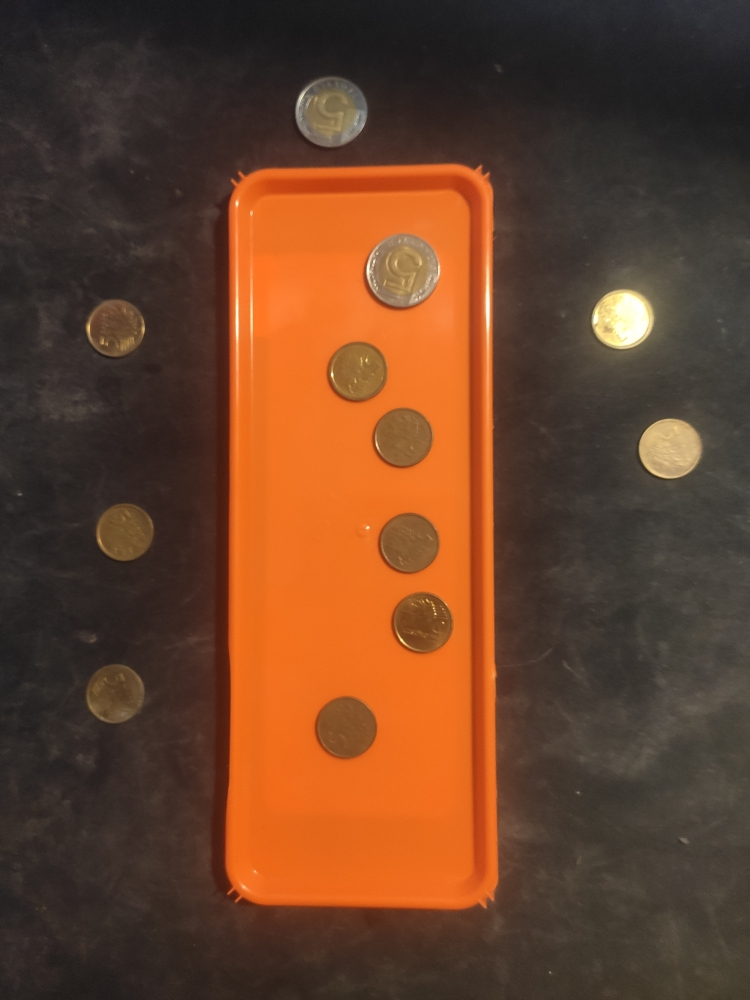
#> input picture tray.jpg, 750 x 1000 px
$ python coin_finder.py
#> lines starting #> are read from the running program, lines starting #| are printed output that depends on the picture; after the words box and inside, x2 and y2 are one past the last pixel; in counts of white or black regions, pixels touching at a corner belong together
import numpy as np
import cv2 as cv

#%%
#import image, blur it, and convert to grayscale colorspace
imgOrignal = cv.imread('tray.jpg', cv.IMREAD_COLOR)
#> imgOrignal is the input picture: shape (1000, 750, 3); mean B, G, R 42.2, 65.8, 104.6
imgBlur = cv.medianBlur(imgOrignal,3)
imgGray = cv.cvtColor(imgBlur,cv.COLOR_BGR2GRAY)
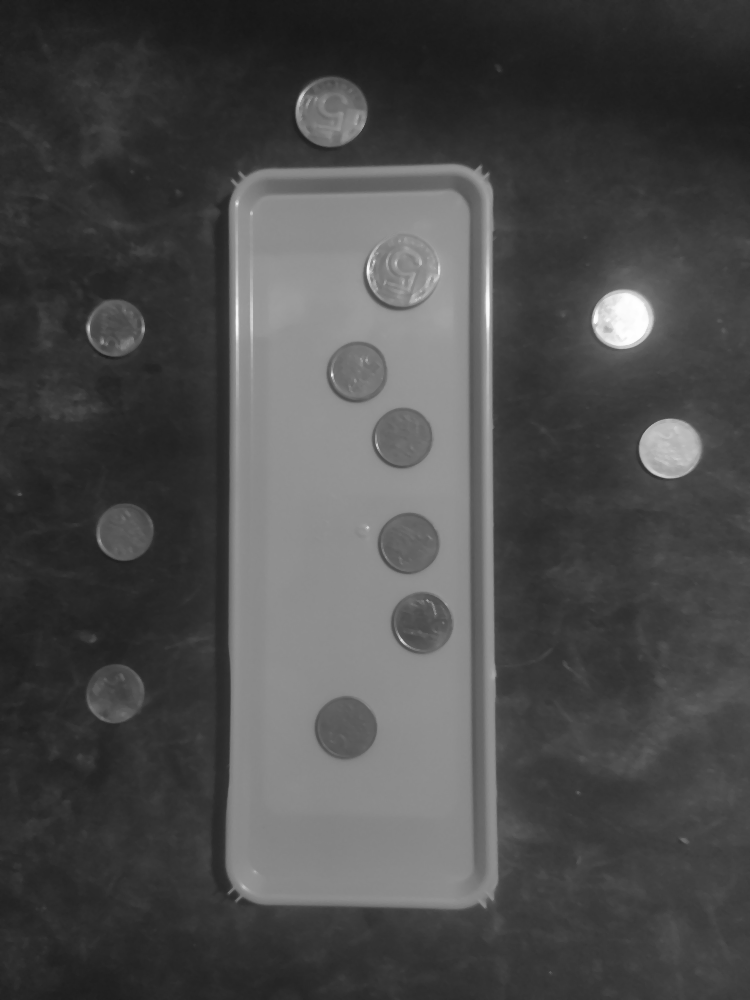
#> imgGray: shape (1000, 750); min 23, max 255, mean 74.7
#%%
#get binary lvl photo and contours
ret, thresh = cv.threshold(imgGray, 100, 255, 0)
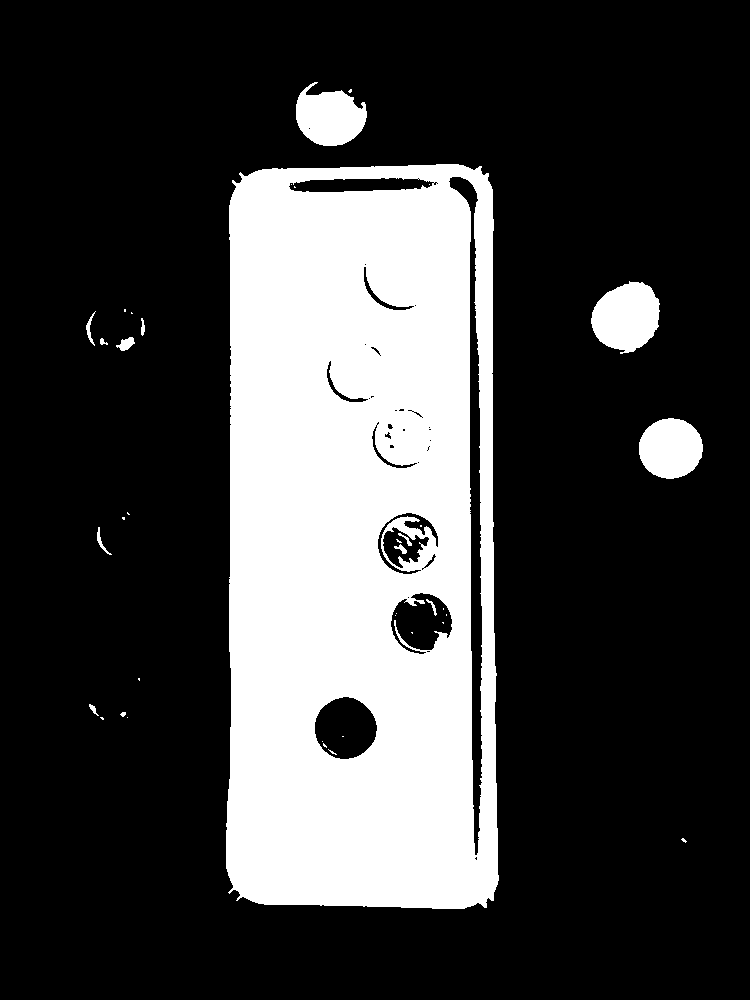
#> thresh: shape (1000, 750); 25.4% white; 38 white regions (24 under 20 px)
contours, hierarchy = cv.findContours(thresh, cv.RETR_TREE, cv.CHAIN_APPROX_SIMPLE)
#> contours = 81 contours, 54 with area under 20; largest, box (x1, y1, x2, y2) and area: (226, 164, 499, 909) 194101, (448, 176, 483, 856) 6404, (591, 281, 660, 354) 3543, (314, 696, 378, 760) 3040, (296, 82, 367, 146) 2997
#%%
#find contour of the TRAY - it is contour with the biggest area - using for loop and if condition
imax=0
areamax=0
for i in range(len(contours)):
    temp = contours[i]
    area = cv.contourArea(temp)
    if area > areamax:
        imax=i
        areamax=area
#> this loop made 81 passes
#> (area, areamax) on passes 5, 7, 10, 17, 18: (30.5, 30.5), (59.5, 59.5), (2958.5, 2958.5), (3543, 3543), (194101, 194101)
#> area on passes 11, 12, 13, 15, 20, 27: 20.5, 127.5, 32.5, 68, 3040, 2635.5
#> after the loop, areamax = 194101; imax = 17
tray = contours[imax]
#> tray = contour of 296 points, box (x1, y1, x2, y2) (226, 164, 499, 909), area 194101
#where imax is the number of the contour with the biggest area
area = cv.contourArea(tray)
#> area = 194101
cv.drawContours(imgOrignal, [tray], 0, (0,255,0), 3)
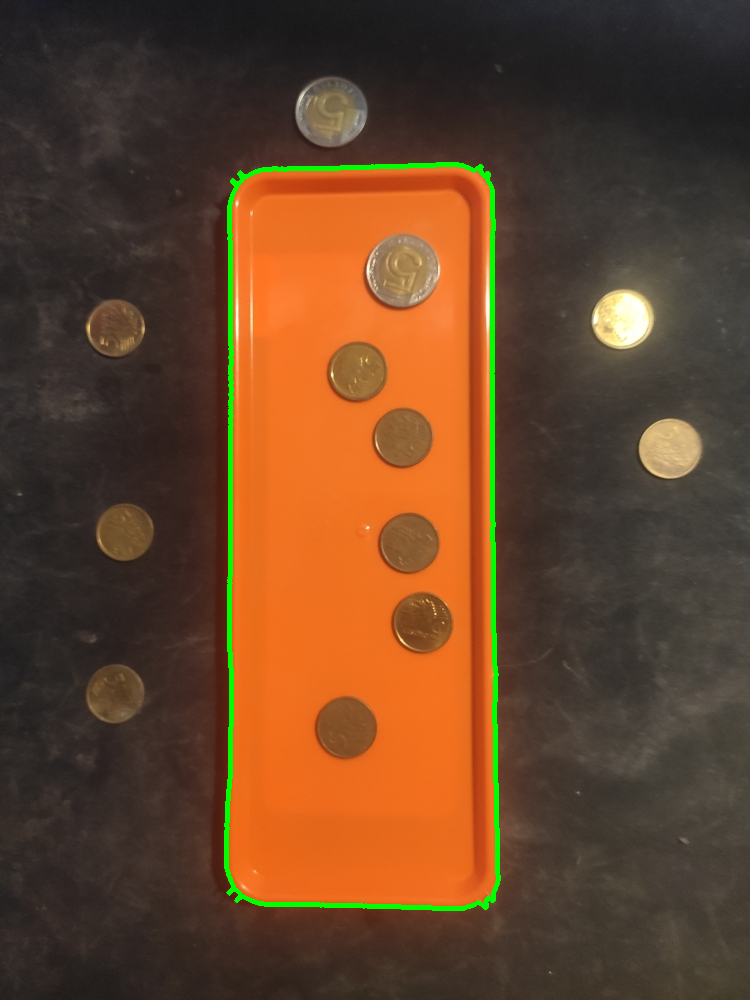
#> imgOrignal: shape (1000, 750, 3); 1.32% of pixels changed, all inside (x1, y1, x2, y2) = (224, 162, 501, 911)
#%%
#find circles
circles = cv.HoughCircles(imgGray,method=cv.HOUGH_GRADIENT,dp=1,minDist=20, param1=40,param2=40,minRadius=20,maxRadius=50)
#> circles = [[330.5, 111.5, 35.3], [401.5, 271.5, 34.7], [344.5, 727.5, 31.1], [407.5, 543.5, 30.5], [356.5, 372.5, 29.9], [114.5, 692.5, 29.2], [401.5, 438.5, 29.6], [620.5, 319.5, 28.8], [672.5, 448.5, 28.9], [124.5, 532.5, 28.8], [420.5, 623.5, 30.7], [115.5, 325.5, 26.6]]
circles = np.uint16(np.around(circles))
#> circles = [[330, 112, 35], [402, 272, 35], [344, 728, 31], [408, 544, 30], [356, 372, 30], [114, 692, 29], [402, 438, 30], [620, 320, 29], [672, 448, 29], [124, 532, 29], [420, 624, 31], [116, 326, 27]]
#draw circles
for i in circles[0,:]:
    # draw the outer circle
    cv.circle(imgOrignal,(i[0],i[1]),i[2],(0,255,0),2)
    # draw the center of the circle
    cv.circle(imgOrignal,(i[0],i[1]),2,(0,0,255),3)
#> this loop made 12 passes
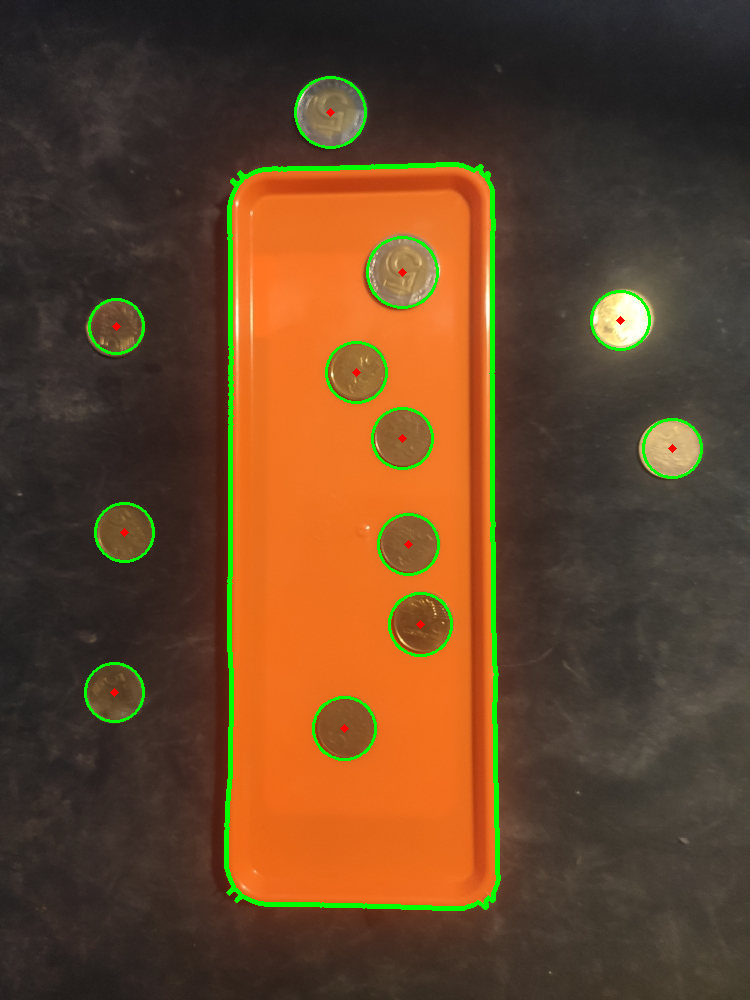
#> imgOrignal: shape (1000, 750, 3); 0.98% of pixels changed, all inside (x1, y1, x2, y2) = (84, 76, 703, 761)
#%%
#calculate coins
BigCoinInTray=0
SmallCoinInTray=0
BigCoinOutTray=0
SmallCoinOutTray=0
for i in circles[0,:]:
    if cv.pointPolygonTest(tray,(i[0],i[1]),False)>-1:
        if i[2] > 31:
            BigCoinInTray=BigCoinInTray+1
        else:
            SmallCoinInTray=SmallCoinInTray+1
    else:
        if i[2] > 31:
            BigCoinOutTray=BigCoinOutTray+1
        else:
            SmallCoinOutTray=SmallCoinOutTray+1
#> this loop made 12 passes
#> (i, BigCoinOutTray) on pass 1: ([330, 112, 35], 1)
#> (i, BigCoinInTray) on pass 2: ([402, 272, 35], 1)
#> after the loop, BigCoinInTray = 1; BigCoinOutTray = 1; SmallCoinInTray = 5; SmallCoinOutTray = 5

imgOrignal = cv.putText(imgOrignal,"BigCoinInTray = "+str(BigCoinInTray), (50,50),fontFace=cv.FONT_HERSHEY_DUPLEX, fontScale=1.0, color=(255,0,0), thickness=1)
imgOrignal = cv.putText(imgOrignal,"BigCoinOutTray = "+str(BigCoinOutTray), (50,100),fontFace=cv.FONT_HERSHEY_DUPLEX, fontScale=1.0, color=(255,0,0), thickness=1)
imgOrignal = cv.putText(imgOrignal,"SmallCoinInTray = "+str(SmallCoinInTray), (50,150),fontFace=cv.FONT_HERSHEY_DUPLEX, fontScale=1.0, color=(255,0,0), thickness=1)
imgOrignal = cv.putText(imgOrignal,"SmallCoinOutTray = "+str(SmallCoinOutTray), (50,200),fontFace=cv.FONT_HERSHEY_DUPLEX, fontScale=1.0, color=(255,0,0), thickness=1)
imgOrignal = cv.putText(imgOrignal,"Area = "+str(areamax), (50,250),fontFace=cv.FONT_HERSHEY_DUPLEX, fontScale=1.0, color=(255,0,0), thickness=1)
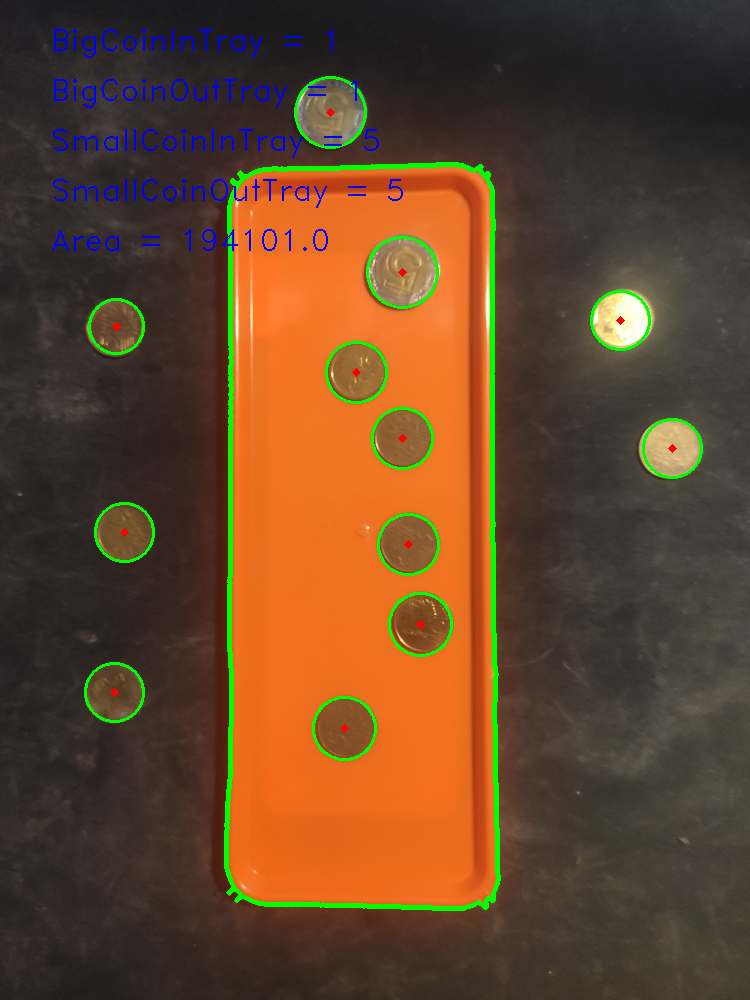
#> imgOrignal: shape (1000, 750, 3); mean B, G, R 42.8, 69, 100.3

#%%
#display results
imgRes = cv.resize(imgOrignal, (0,0), fx=0.8, fy=0.8)
cv.imshow('COINS',imgRes)
cv.waitKey(0)
cv.destroyAllWindows()
